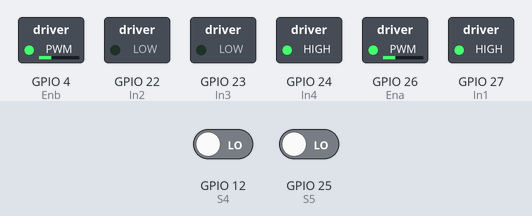
The program below on a simulated Raspberry Pi (BCM pin numbers). Parts: switched loads named in the program (green lamp = pin HIGH). The inputs (shaded band) are chosen by the test bench; at power-on: GPIO 12 (S4) LOW, GPIO 25 (S5) LOW. What the program prints to the terminal is not drawn.

Above: at 0.1 s.
Timing chart, 0 to 1.6 s (numbered marks = the images above):
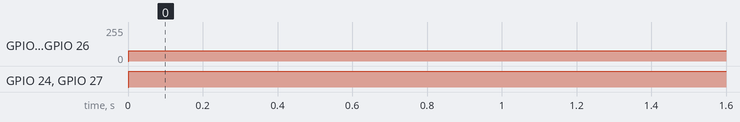

The program:

Basic_PID_Line_Follower.py
```python
import RPi.GPIO as GPIO
import time

GPIO.setwarnings(False)
GPIO.setmode(GPIO.BCM)

Ena,In1,In2 = 26,27,22
Enb,In3,In4 = 4,23,24

S1,S2,S3,S4,S5 = 5,6,13,12,25

##MotorSetup
GPIO.setup(Ena,GPIO.OUT)
GPIO.setup(Enb,GPIO.OUT)
GPIO.setup(In1,GPIO.OUT)
GPIO.setup(In2,GPIO.OUT)
GPIO.setup(In3,GPIO.OUT)
GPIO.setup(In4,GPIO.OUT)

##PWMsetup
pwm1 = GPIO.PWM(Ena,200)
pwm2 = GPIO.PWM(Enb,200)
pwm1.start(100)
pwm2.start(100)

##SensorSetup
GPIO.setup(S1,GPIO.IN)
GPIO.setup(S2,GPIO.IN)
GPIO.setup(S3,GPIO.IN)
GPIO.setup(S4,GPIO.IN)
GPIO.setup(S5,GPIO.IN)

##constants
error = 0
Kp,Ki,Kd = 6,0,1
P,I,D = 0,0,0
previous_error,previous_I = 0,0

## initializeSpeed
initial_motor_speed = 30


sensor = [0,0,0,0,0]

def read_sensor_values():

    global error
    sensor[0] = GPIO.input(S1)
    sensor[1] = GPIO.input(S2)
    sensor[2] = GPIO.input(S3)
    sensor[3] = GPIO.input(S4)
    sensor[4] = GPIO.input(S5)


    if ((sensor[0] == 1) and (sensor[1] == 1) and (sensor[2] == 1) and (sensor[3] == 1) and (sensor[4] == 0)):
        #11110
        error = 4

    if ((sensor[0] == 1) and (sensor[1] == 1) and (sensor[2] == 1) and (sensor[3] == 0) and (sensor[4] == 0)):
        #11100
        error = 3

    if ((sensor[0] == 1) and (sensor[1] == 1) and (sensor[2] == 1) and (sensor[3] == 0) and (sensor[4] == 1)):
        #11101
        error = 2

    if ((sensor[0] == 1) and (sensor[1] == 1) and (sensor[2] == 0) and (sensor[3] == 0) and (sensor[4] == 1)):
        #11001
        error = 1

    if ((sensor[0] == 1) and (sensor[1] == 1) and (sensor[2] == 0) and (sensor[3] == 1) and (sensor[4] == 1)):
        #11011
        error = 0

    if ((sensor[0] == 1) and (sensor[1] == 0) and (sensor[2] == 0) and (sensor[3] == 1) and (sensor[4] == 1)):
        #10011
        error = -1

    if ((sensor[0] == 1) and (sensor[1] == 0) and (sensor[2] == 1) and (sensor[3] == 1) and (sensor[4] == 1)):
        #10111
        error = -2

    if ((sensor[0] == 0) and (sensor[1] == 0) and (sensor[2] == 1) and (sensor[3] == 1) and (sensor[4] == 1)):
        #00111
        error = -3

    if ((sensor[0] == 0) and (sensor[1] == 1) and (sensor[2] == 1) and (sensor[3] == 1) and (sensor[4] == 1)):
        #01111
        error = -4

    if ((sensor[0] == 1) and (sensor[1] == 1) and (sensor[2] == 1) and (sensor[3] == 1) and (sensor[4] == 1)):
        #11111
        if (error == -4):
            error = -5
        else:
            error = 5

    print(sensor)
    print(error)
    print("...........")


    return error

def constrain(val, min_val, max_val):

    if val < min_val:
        val = min_val

    elif val > max_val:
        val = max_val

    return val


def calculate_pid():
    global I
    global previous_error
    P = error
    I = I + previous_error
    D = error - previous_error

    PID_value = (Kp*P) + (Ki*I) + (Kd*D)
    previous_I = I
    previous_error = error
    return PID_value

def motor_control():
    left_motor_speed = initial_motor_speed-PID_value
    right_motor_speed = initial_motor_speed+PID_value

    left_motor_speed = constrain(left_motor_speed,0,100)
    right_motor_speed = constrain(right_motor_speed,0,100)

    pwm2.ChangeDutyCycle(left_motor_speed)
    pwm1.ChangeDutyCycle(right_motor_speed)
    GPIO.output(In1,GPIO.HIGH)
    GPIO.output(In2,GPIO.LOW)
    GPIO.output(In3,GPIO.LOW)
    GPIO.output(In4,GPIO.HIGH)


while 1:
    read_sensor_values()
    PID_value=calculate_pid()
    motor_control()
```

Measured:
- by itself, GPIO 4 (Enb), GPIO 26 (Ena): 0/255 → 77/255 at 0.00 s
- by itself, GPIO 24 (In4), GPIO 27 (In1): LOW → HIGH at 0.00 s
